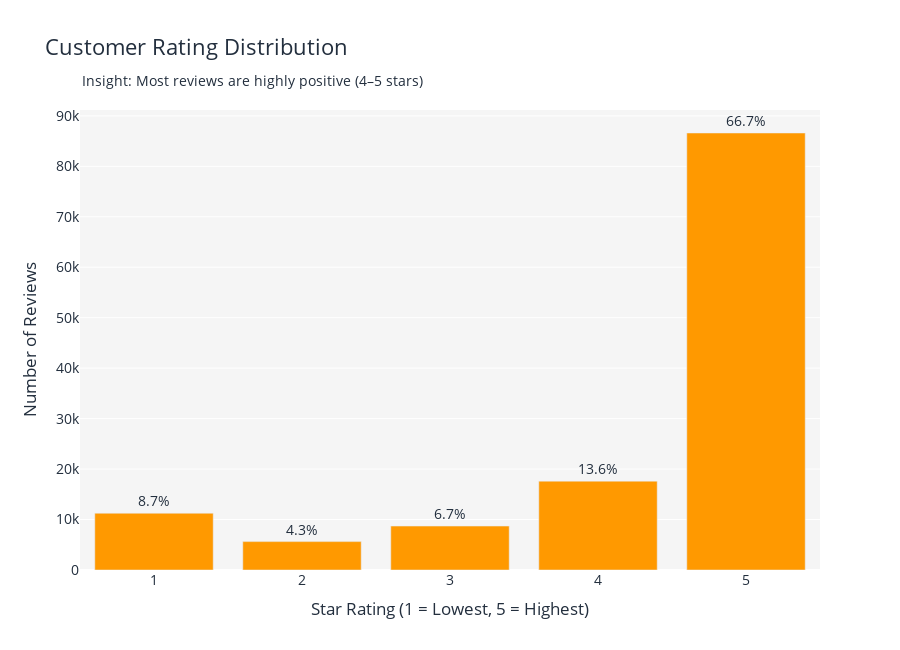

The code cell stored with this chart in its notebook:
### Markdown cell above
## Create Final Presentable Plots
---

### Code cell
#Plot 1

amazon_orange = "#FF9900"
amazon_navy = "#232F3E"
amazon_gray = "#F5F5F5"

rating_counts = df_master["overall"].value_counts().sort_index()
rating_percent = rating_counts / rating_counts.sum() * 100

fig1 = px.bar(
    x=rating_counts.index,
    y=rating_counts.values,
    text=[f"{p:.1f}%" for p in rating_percent],
    labels={
        "x": "Star Rating (1 = Lowest, 5 = Highest)",
        "y": "Number of Reviews"
    },
    title="Customer Rating Distribution",
)

fig1.update_traces(
    marker_color=amazon_orange,
    textposition="outside",
    hovertemplate="<b>%{x} Stars</b><br>%{y:,} reviews<extra></extra>"
)

fig1.update_layout(
    height=650,
    plot_bgcolor=amazon_gray,
    paper_bgcolor="white",
    font=dict(size=14, color=amazon_navy),
    title_font_size=22,
    title_font_color=amazon_navy,
    margin=dict(t=110),
)

fig1.add_annotation(
    text="Insight: Most reviews are highly positive (4–5 stars)",
    xref="paper", yref="paper",
    x=0, y=1.09,
    showarrow=False,
    font=dict(size=14, color=amazon_navy)
)

fig1.show()

### Figure 1 — Plotly figure (JSON) as saved in the notebook; plotly's stock layout.template omitted (floating-point values rounded to 4 significant figures)
{"data": [{"hovertemplate": "<b>%{x} Stars</b><br>%{y:,} reviews<extra></extra>", "legendgroup": "", "marker": {"color": "#FF9900", "pattern": {"shape": ""}}, "name": "", "orientation": "v", "showlegend": false, "text": ["8.7%", "4.3%", "6.7%", "13.6%", "66.7%"], "textposition": "outside", "type": "bar", "x": [1, 2, 3, 4, 5], "xaxis": "x", "y": [11245, 5627, 8707, 17608, 86607], "yaxis": "y"}], "layout": {"annotations": [{"font": {"color": "#232F3E", "size": 14}, "showarrow": false, "text": "Insight: Most reviews are highly positive (4–5 stars)", "x": 0, "xref": "paper", "y": 1.09, "yref": "paper"}], "barmode": "relative", "font": {"color": "#232F3E", "size": 14}, "height": 650, "legend": {"tracegroupgap": 0}, "margin": {"t": 110}, "paper_bgcolor": "white", "plot_bgcolor": "#F5F5F5", "title": {"font": {"color": "#232F3E", "size": 22}, "text": "Customer Rating Distribution"}, "xaxis": {"anchor": "y", "domain": [0, 1], "title": {"text": "Star Rating (1 = Lowest, 5 = Highest)"}}, "yaxis": {"anchor": "x", "domain": [0, 1], "title": {"text": "Number of Reviews"}}}}
